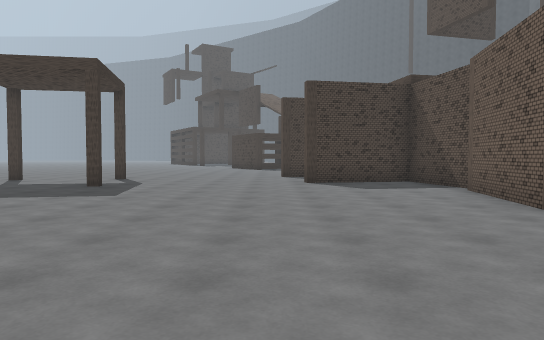
View 1 (above)

24 first-person views from a walk through a scene from a Unity 3-D project. The camera is 1.3 m above the floor, tilts 2° down and sees 70° across. The floor is counted in squares, 2 m on a side. Each view is taken from the middle of a square. On the plan, view 1 faces up. The plan holds only what a view shows up to about 11 squares ahead; the rest is blank. The place goes on beyond the plan. The player character is not drawn.

View 2
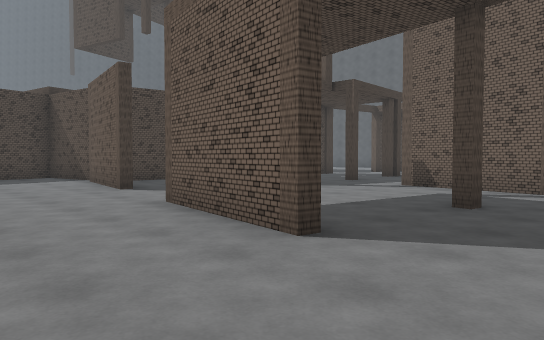

View 3
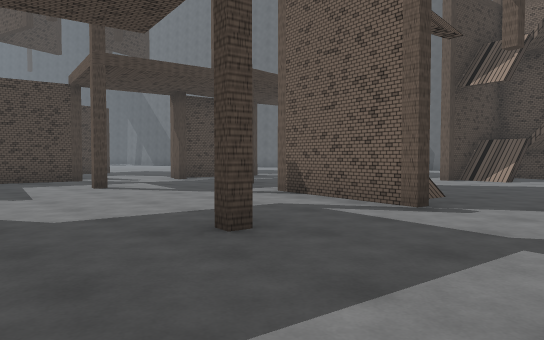

View 4
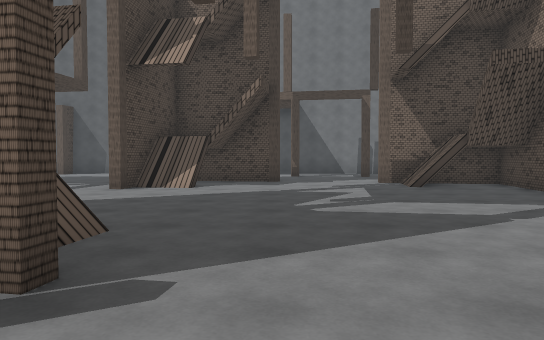

View 5
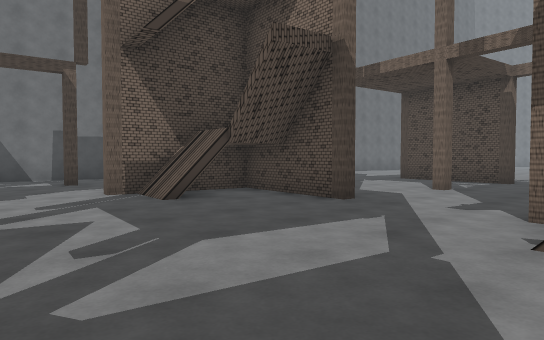

View 6
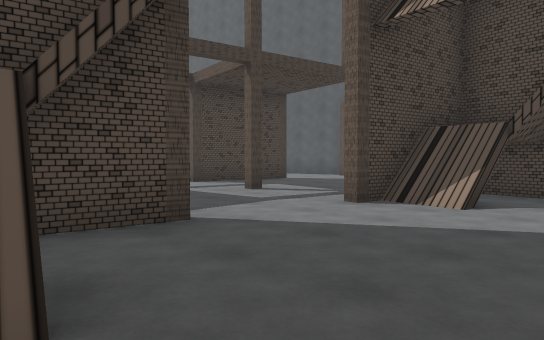

View 7
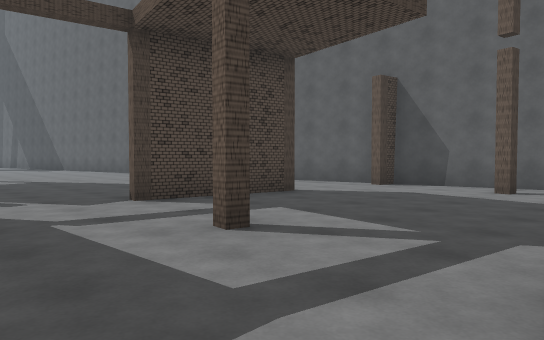

View 8
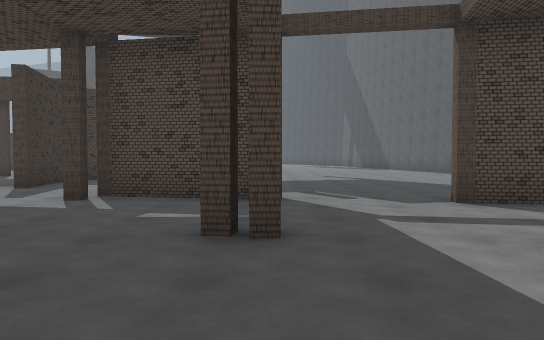

View 9
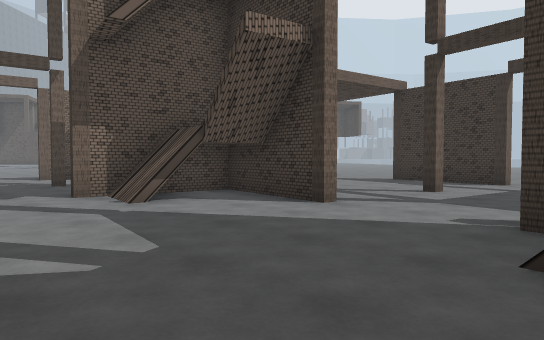

View 10
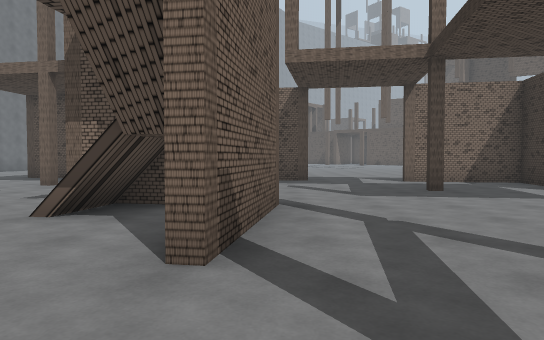

View 11
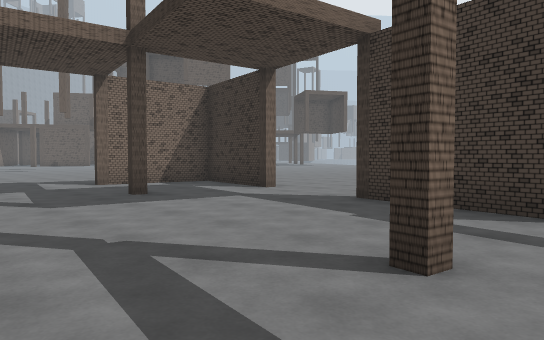

View 12
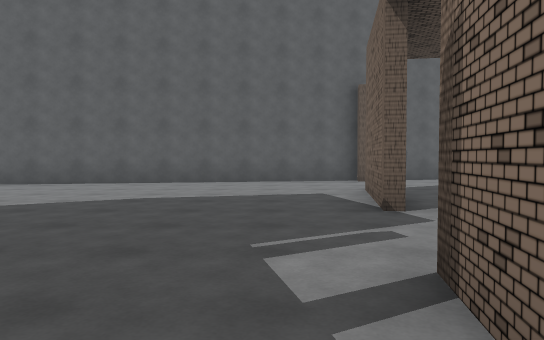

View 13
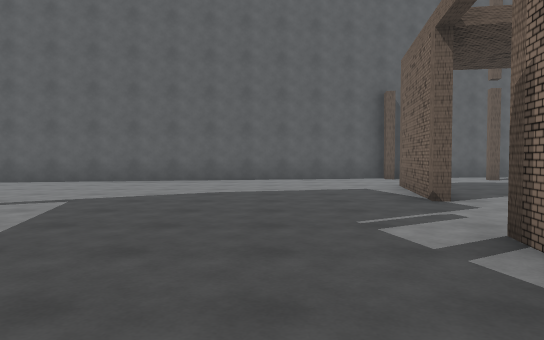

View 14
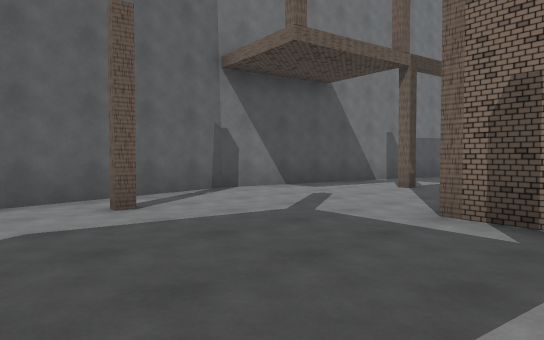

View 15
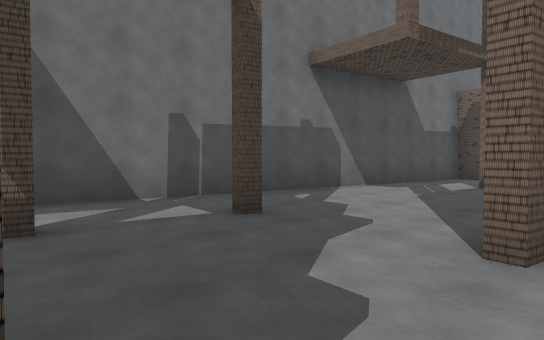

View 16
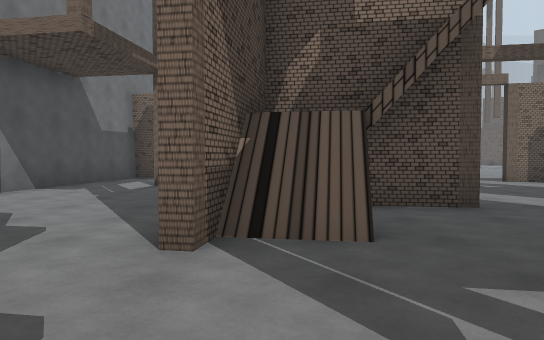

View 17
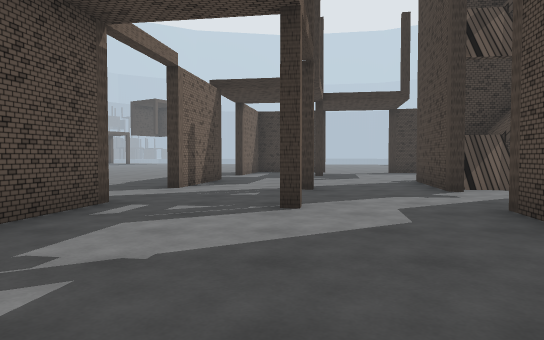

View 18
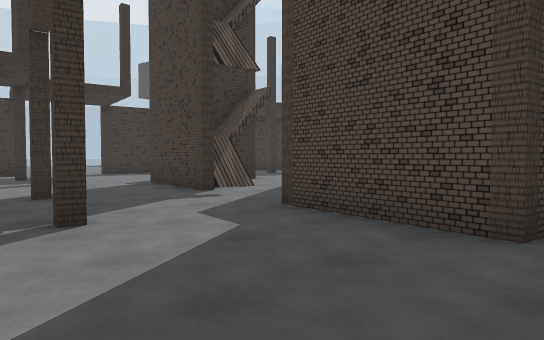

View 19
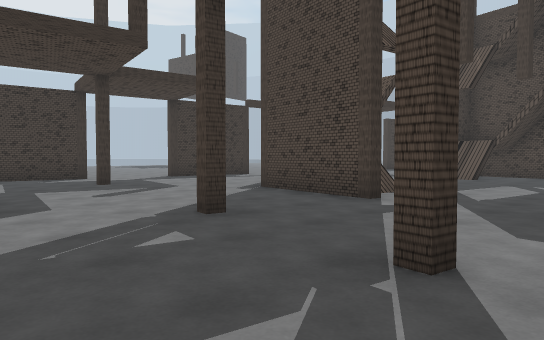

View 20
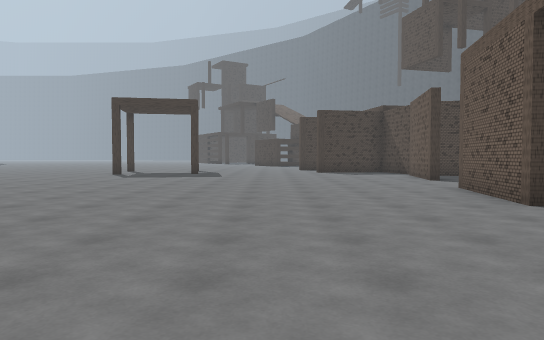

View 21
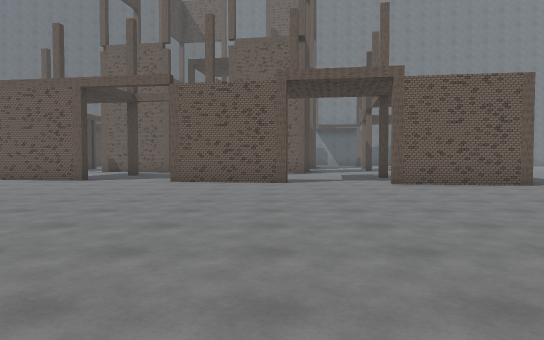

View 22
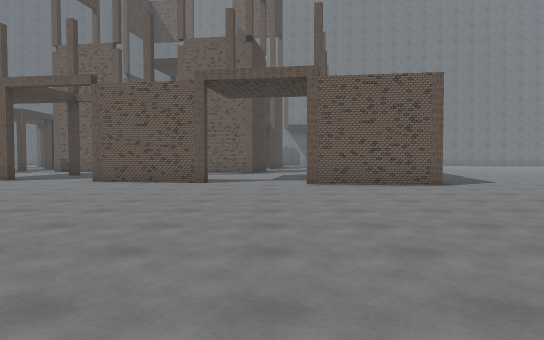

View 23
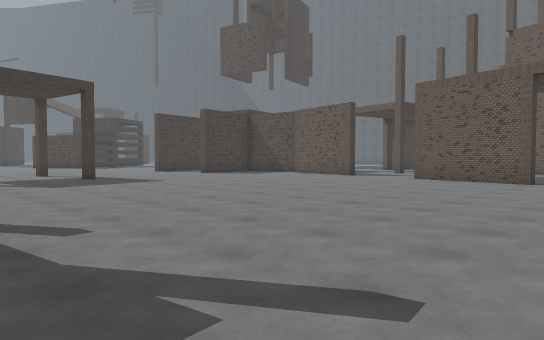

View 24
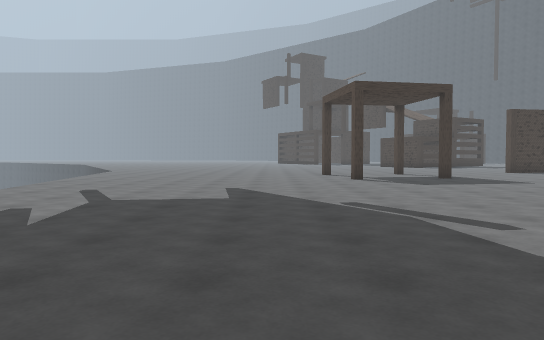

### Floor plan
Key: @ floor where view 1 was taken; # wall or solid block; . floor; / step, stairs or slope; B building; P pillar; O other object.
Columns run from 14 left of view 1 to 21 right of it. Each row starts with its distance up from view 1.
 12                             .....##
 11        O..O.....     B     .......#
 10        ........BBBB  B   .........#
  9         ..........B .B. ..........#
  8 ..........O.......B .B............#
  7 ..................P##P............##
  6 ..................#....P##P..P.....#
  5 .................P#..........##P..P#
  4 ....................P..............#
  3  ......................O..OPP......#
  2  ................P................P#
  1   ...............#....P #P.........#
  0    ...........@..#....#.....P##P....
 -1    ..............P.P..##....//#.....
 -2     ..................P.......#.....
 -3      .........................P....#
 -4         ........P..P..P..........P.
 -5        .........#....##............#
 -6       ..........P....###......P.P..#
 -7        ..............P##....###....
 -8       .................#P.P##P.....#
 -9        ........P..P...............##
-10         .......#.......P..........#
-11           .....#..........P.......#
-12            ....P#P.............P..
-13              .......P##P..P...  ..#

Positions as (right, up) in squares from view 1, and headings:
1: (0, 0), facing up
2: (0, -3), facing up-right
3: (3, -4), facing up-right
4: (6, -3), facing right
5: (9, -3), facing down-right
6: (9, -3), facing up-right
7: (12, 0), facing up-right
8: (12, 0), facing up
9: (12, -1), facing down-left
10: (7, -2), facing down
11: (7, -3), facing down-left
12: (10, 7), facing right
13: (9, 8), facing right
14: (15, 4), facing down-right
15: (15, -3), facing down-right
16: (15, -3), facing down
17: (17, -11), facing left
18: (16, -12), facing up-left
19: (13, -13), facing up-left
20: (-1, -6), facing up
21: (-8, -6), facing right
22: (-8, -8), facing right
23: (-8, -3), facing up-right
24: (-9, -3), facing up
